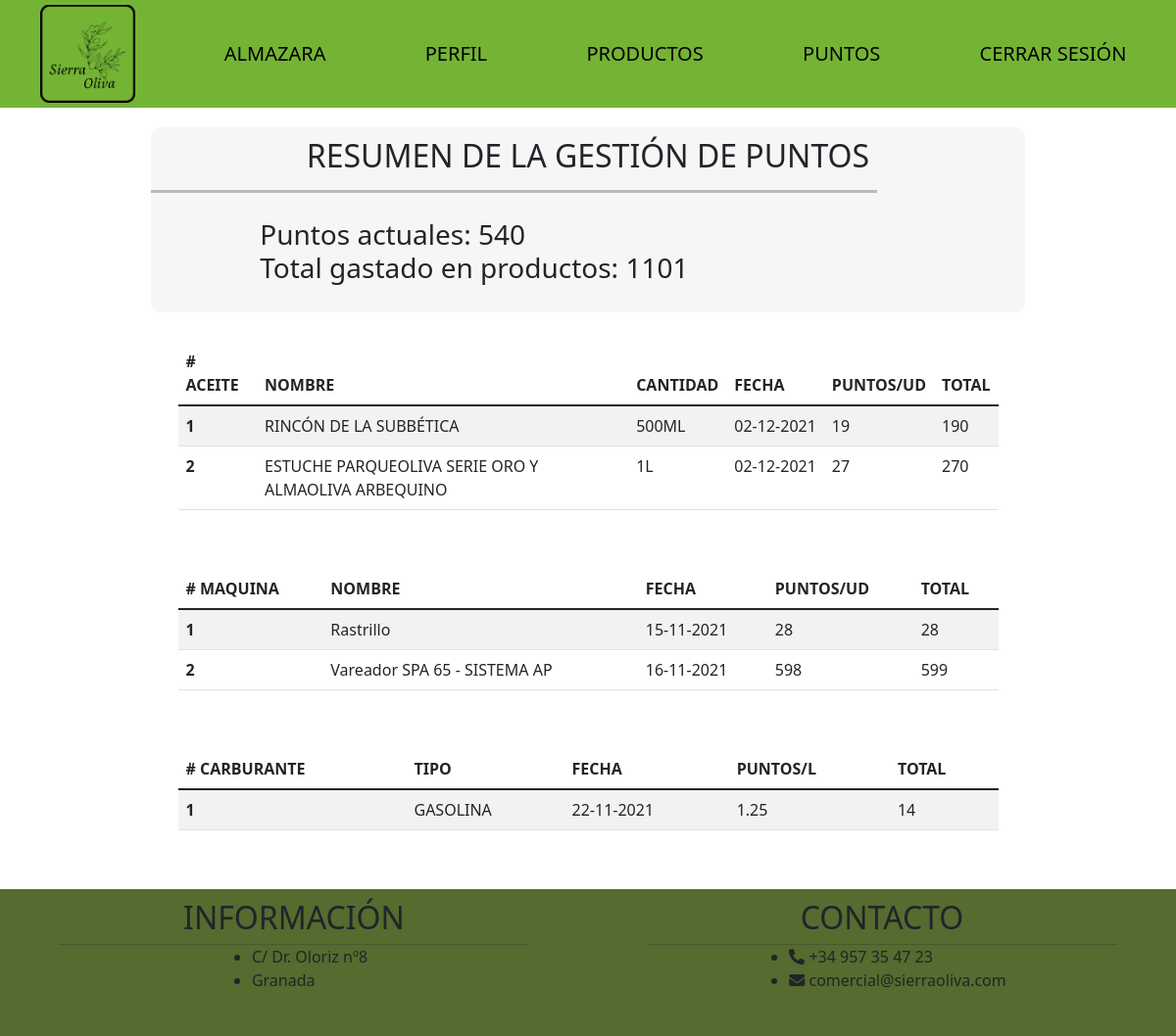
Screenshot of /socio/puntos/soc_punto.php (signed in) with the database file from the repository.
### tables this page shows
CREATE TABLE `socio` (
  `id` bigint(20) NOT NULL,
  `dni` varchar(9) NOT NULL,
  `nombre` varchar(10) NOT NULL,
  `apellidos` varchar(10) NOT NULL,
  `telefono` int(9) NOT NULL,
  `puntos` int(5) NOT NULL,
  `nombre_soc` varchar(50) NOT NULL,
  `contrasena` varchar(50) NOT NULL,
  `activo` varchar(1) NOT NULL
);

CREATE TABLE `pedido_aceite` (
  `codigo` bigint(20) UNSIGNED NOT NULL,
  `id_socio` bigint(20) NOT NULL,
  `cod_aceite` bigint(20) NOT NULL,
  `fecha` varchar(10) NOT NULL,
  `precio` int(3) NOT NULL,
  `total` int(5) NOT NULL,
  `confirmado` varchar(1) NOT NULL
);

CREATE TABLE `aceite` (
  `codigo` bigint(20) NOT NULL,
  `nombre` varchar(100) DEFAULT NULL,
  `cantidad` varchar(50) DEFAULT NULL,
  `descripcion` varchar(1000) NOT NULL,
  `foto` varchar(50) DEFAULT NULL,
  `precio` int(3) DEFAULT NULL,
  `pre_pun` int(3) NOT NULL,
  `activo` varchar(1) NOT NULL,
  `premiado` varchar(1) NOT NULL,
  `limitado` varchar(1) NOT NULL
);

CREATE TABLE `pedido_maq` (
  `codigo` bigint(20) UNSIGNED NOT NULL,
  `id_socio` bigint(20) NOT NULL,
  `cod_maq` bigint(20) NOT NULL,
  `fecha` varchar(10) NOT NULL,
  `precio` int(3) NOT NULL,
  `total` int(5) NOT NULL,
  `confirmado` varchar(1) NOT NULL
);

CREATE TABLE `maquina` (
  `codigo` bigint(20) NOT NULL,
  `nombre` varchar(100) NOT NULL,
  `descripcion` varchar(1000) NOT NULL,
  `foto` varchar(50) NOT NULL,
  `pre_pun` int(5) NOT NULL,
  `activo` varchar(1) NOT NULL
);

CREATE TABLE `pedido_car` (
  `codigo` bigint(20) UNSIGNED NOT NULL,
  `id_socio` bigint(20) NOT NULL,
  `id_carburante` bigint(20) NOT NULL,
  `fecha` date NOT NULL,
  `precio` int(3) NOT NULL,
  `total` int(3) NOT NULL,
  `confirmado` varchar(1) NOT NULL
);

CREATE TABLE `carburante` (
  `codigo` bigint(20) NOT NULL,
  `tipo` varchar(20) DEFAULT NULL,
  `precio_l` decimal(3,2) NOT NULL,
  `foto` varchar(50) NOT NULL,
  `activo` varchar(1) NOT NULL
);

### socio/puntos/mostrar_pun.php (the view, shortened to what this page needs)
<?php
    function mostrar_pun(){
        $con=conectarServidor();
        $puntos="select puntos
                from socio
                where id=$_SESSION[socio]";
        $res=$con->query($puntos);
        $fila=$res->fetch_array(MYSQLI_ASSOC);
        $puntos_act=$fila['puntos'];
        $suma_aceite="select sum(total) suma_aceite
                    from pedido_aceite
                    where id_socio=$_SESSION[socio]";
        $res=$con->query($suma_aceite);
        $fila_ace=$res->fetch_array(MYSQLI_ASSOC);
        $suma_maquina="select sum(total) suma_maquina
                    from pedido_maq
                    where id_socio=$_SESSION[socio]";
        $res=$con->query($suma_maquina);
        $fila_maq=$res->fetch_array(MYSQLI_ASSOC);
        $suma_carburante="select sum(total) suma_carburante
                    from pedido_car
                    where id_socio=$_SESSION[socio]";
        $res=$con->query($suma_carburante);
        $fila_car=$res->fetch_array(MYSQLI_ASSOC);
        $sum_pro=$fila_ace['suma_aceite'] + $fila_maq['suma_maquina'] + $fila_car['suma_carburante'];
        echo"<div class='container'>
                <div class='resumen'>
                    <h2>
                        RESUMEN DE LA GESTIÓN DE PUNTOS
                    </h2>
                    <hr>
                    <div class='cuadro'>
                        <h3>
                            Puntos actuales: $puntos_act <br>
                            Total gastado en productos: $sum_pro
                        </h3>
                    </div>
                </div>
            ";
        $list_aceite="select nombre, cantidad, fecha, pre_pun, total
                    from aceite, pedido_aceite
                    where aceite.codigo = pedido_aceite.cod_aceite and
                            id_socio=$_SESSION[socio]";
        $res=$con->query($list_aceite);
        echo"
            <table class='table table-striped table-hover'>
                <thead>
                    <tr>
                        <th scope='col'># ACEITE</th>
                        <th scope='col'>NOMBRE</th>
                        <th scope='col'>CANTIDAD</th>
                        <th scope='col'>FECHA</th>
                        <th scope='col'>PUNTOS/UD</th>
                        <th scope='col'>TOTAL</th>
                    </tr>
                </thead>
                <tbody>";
                $contador=0;
                while($fila_aceite=$res->fetch_array(MYSQLI_ASSOC)){
                    $contador++;
                    echo"
                        <tr>
                            <th scope='row'>$contador</th>
                            <td>$fila_aceite[nombre]</td>
                            <td>$fila_aceite[cantidad]</td>";
                            $partir=explode("-", $fila_aceite['fecha']);
                            $pri=$partir[0];
                            $seg=$partir[1];
                            $ter=$partir[2];
                        echo"<td>$ter-$seg-$pri</td>
                            <td>$fila_aceite[pre_pun]</td>
                            <td>$fila_aceite[total]</td>
                        </tr>";
                }
        echo"   </tbody>
            </table>";
            $list_maquina="select nombre, fecha, pre_pun, total
                    from maquina, pedido_maq
                    where maquina.codigo = pedido_maq.cod_maq and
                            id_socio=$_SESSION[socio]";
        $res=$con->query($list_maquina);
        echo"
            <table class='table table-striped table-hover'>
                <thead>
                    <tr>
                        <th scope='col'># MAQUINA</th>
                        <th scope='col'>NOMBRE</th>
                        <th scope='col'>FECHA</th>
                        <th scope='col'>PUNTOS/UD</th>
                        <th scope='col'>TOTAL</th>
                    </tr>
                </thead>
                <tbody>";
                $contador=0;
                while($fila_maquina=$res->fetch_array(MYSQLI_ASSOC)){
                    $contador++;
                    echo"
                        <tr>
                            <th scope='row'>$contador</th>
                            <td>$fila_maquina[nombre]</td>";
                            $partir=explode("-", $fila_maquina['fecha']);
                            $pri=$partir[0];
                            $seg=$partir[1];
                            $ter=$partir[2];
                        echo"<td>$ter-$seg-$pri</td>
                            <td>$fila_maquina[pre_pun]</td>
                            <td>$fila_maquina[total]</td>
                        </tr>";
                }
        echo"   </tbody>
            </table>";
            $list_pro="select tipo, precio_l, fecha, total
                    from carburante, pedido_car
                    where carburante.codigo = pedido_car.id_carburante and
                            id_socio=$_SESSION[socio]";
        $res=$con->query($list_pro);
        echo"
            <table class='table table-striped table-hover'>
                <thead>
                    <tr>
                        <th scope='col'># CARBURANTE</th>
                        <th scope='col'>TIPO</th>
                        <th scope='col'>FECHA</th>
                        <th scope='col'>PUNTOS/L</th>
                        <th scope='col'>TOTAL</th>
                    </tr>
                </thead>
                <tbody>";
                $contador=0;
                while($fila_tab=$res->fetch_array(MYSQLI_ASSOC)){
                    $contador++;
                    echo"
                        <tr>
                            <th scope='row'>$contador</th>
                            <td>$fila_tab[tipo]</td>";
                            $partir=explode("-", $fila_tab['fecha']);
                            $pri=$partir[0];
                            $seg=$partir[1];
                            $ter=$partir[2];
                        echo"<td>$ter-$seg-$pri</td>
                            <td>$fila_tab[precio_l]</td>
                            <td>$fila_tab[total]</td>
                        </tr>";
        }
        echo"   </tbody>
            </table>";
    echo"</div>";
    }
?>

### estilos/socio/mostrar_pun.css (style rules this page uses)
.container { min-height: calc(100vh - 110px - 170px); }
.resumen { width: 80%; margin: auto; margin-top: 20px; background-color: #F6F6F6; border-radius: 10px; text-align: center; padding-top: 10px; padding-bottom: 10px; margin-bottom: 30px; }
.resumen hr { height: 3px; width: 83%; color: black; }
.cuadro { width: 75%; margin: auto; padding-top: 10px; padding-bottom: 10px; text-align: left; }
.table { width: 75%; margin: auto; margin-bottom: 60px; }

### estilos/todo.css (style rules this page uses)
body { margin: 0px; background-color: #ffffff; }

### rows the page displays
socio: puntos "540"
pedido_aceite: cod_aceite.nombre "RINCÓN DE LA SUBBÉTICA", cod_aceite.cantidad "500ML", fecha "02", fecha "12", fecha "2021", cod_aceite.pre_pun "19", total "190"
pedido_aceite: cod_aceite.nombre "ESTUCHE PARQUEOLIVA SERIE ORO Y ALMAOLIVA ARBEQUINO", cod_aceite.cantidad "1L", fecha "02", fecha "12", fecha "2021", cod_aceite.pre_pun "27", total "270"
pedido_maq: cod_maq.nombre "Rastrillo", fecha "15", fecha "11", fecha "2021", cod_maq.pre_pun "28", total "28"
pedido_maq: cod_maq.nombre "Vareador SPA 65 - SISTEMA AP", fecha "16", fecha "11", fecha "2021", cod_maq.pre_pun "598", total "599"
pedido_car: id_carburante.tipo "GASOLINA", fecha "22", fecha "11", fecha "2021", id_carburante.precio_l "1.25", total "14"

### other values shown
$sum_pro "1101"
